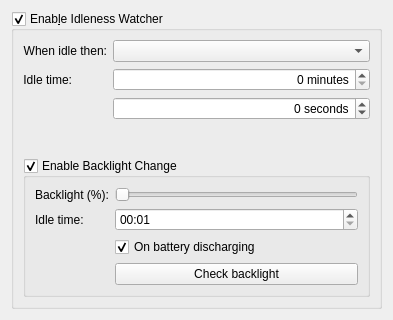
<?xml version="1.0" encoding="UTF-8"?>
<ui version="4.0">
 <class>IdlenessWatcherSettings</class>
 <widget class="QWidget" name="IdlenessWatcherSettings">
  <property name="geometry">
   <rect>
    <x>0</x>
    <y>0</y>
    <width>393</width>
    <height>320</height>
   </rect>
  </property>
  <layout class="QVBoxLayout" name="verticalLayout">
   <item>
    <widget class="QGroupBox" name="idlenessWatcherGroupBox">
     <property name="title">
      <string>Enab&amp;le Idleness Watcher</string>
     </property>
     <property name="checkable">
      <bool>true</bool>
     </property>
     <layout class="QVBoxLayout" name="verticalLayout_2">
      <item>
       <layout class="QFormLayout" name="formLayout">
        <item row="0" column="0">
         <widget class="QLabel" name="idleTimeLabel">
          <property name="sizePolicy">
           <sizepolicy hsizetype="Expanding" vsizetype="Preferred">
            <horstretch>0</horstretch>
            <verstretch>0</verstretch>
           </sizepolicy>
          </property>
          <property name="text">
           <string>When idle then:</string>
          </property>
          <property name="alignment">
           <set>Qt::AlignRight|Qt::AlignTrailing|Qt::AlignVCenter</set>
          </property>
         </widget>
        </item>
        <item row="0" column="1">
         <widget class="QComboBox" name="idleActionComboBox"/>
        </item>
        <item row="1" column="0">
         <widget class="QLabel" name="idleActionLabel">
          <property name="sizePolicy">
           <sizepolicy hsizetype="Expanding" vsizetype="Preferred">
            <horstretch>0</horstretch>
            <verstretch>0</verstretch>
           </sizepolicy>
          </property>
          <property name="text">
           <string>Idle time:</string>
          </property>
          <property name="alignment">
           <set>Qt::AlignRight|Qt::AlignTrailing|Qt::AlignVCenter</set>
          </property>
         </widget>
        </item>
        <item row="1" column="1">
         <widget class="QSpinBox" name="idleTimeMinutesSpinBox">
          <property name="alignment">
           <set>Qt::AlignRight|Qt::AlignTrailing|Qt::AlignVCenter</set>
          </property>
          <property name="suffix">
           <string> minutes</string>
          </property>
          <property name="maximum">
           <number>999</number>
          </property>
         </widget>
        </item>
        <item row="2" column="1">
         <widget class="QSpinBox" name="idleTimeSecondsSpinBox">
          <property name="alignment">
           <set>Qt::AlignRight|Qt::AlignTrailing|Qt::AlignVCenter</set>
          </property>
          <property name="suffix">
           <string> seconds</string>
          </property>
          <property name="minimum">
           <number>-1</number>
          </property>
          <property name="maximum">
           <number>60</number>
          </property>
         </widget>
        </item>
       </layout>
      </item>
      <item>
       <widget class="QGroupBox" name="idlenessBacklightWatcherGroupBox">
        <property name="title">
         <string>Enable Backlight Change</string>
        </property>
        <property name="checkable">
         <bool>true</bool>
        </property>
        <layout class="QFormLayout" name="formLayout_2">
         <item row="1" column="0">
          <widget class="QLabel" name="backlightLabel">
           <property name="text">
            <string>Backlight (%):</string>
           </property>
          </widget>
         </item>
         <item row="1" column="1">
          <widget class="QSlider" name="backlightSlider">
           <property name="maximum">
            <number>100</number>
           </property>
           <property name="pageStep">
            <number>1</number>
           </property>
           <property name="orientation">
            <enum>Qt::Horizontal</enum>
           </property>
          </widget>
         </item>
         <item row="2" column="0">
          <widget class="QLabel" name="idleTimeBacklightLabel">
           <property name="text">
            <string>Idle time:</string>
           </property>
          </widget>
         </item>
         <item row="2" column="1">
          <widget class="QTimeEdit" name="idleTimeBacklightTimeEdit">
           <property name="toolTip">
            <string>Minutes:Seconds</string>
           </property>
           <property name="maximumTime">
            <time>
             <hour>22</hour>
             <minute>59</minute>
             <second>59</second>
            </time>
           </property>
           <property name="minimumTime">
            <time>
             <hour>0</hour>
             <minute>0</minute>
             <second>1</second>
            </time>
           </property>
           <property name="currentSection">
            <enum>QDateTimeEdit::MinuteSection</enum>
           </property>
           <property name="displayFormat">
            <string>mm:ss</string>
           </property>
          </widget>
         </item>
         <item row="4" column="1">
          <widget class="QPushButton" name="checkBacklightButton">
           <property name="text">
            <string>Check backlight</string>
           </property>
          </widget>
         </item>
         <item row="3" column="1">
          <widget class="QCheckBox" name="onBatteryDischargingCheckBox">
           <property name="text">
            <string>On battery discharging </string>
           </property>
           <property name="checked">
            <bool>true</bool>
           </property>
          </widget>
         </item>
        </layout>
       </widget>
      </item>
     </layout>
    </widget>
   </item>
  </layout>
 </widget>
 <resources/>
 <connections/>
</ui>
